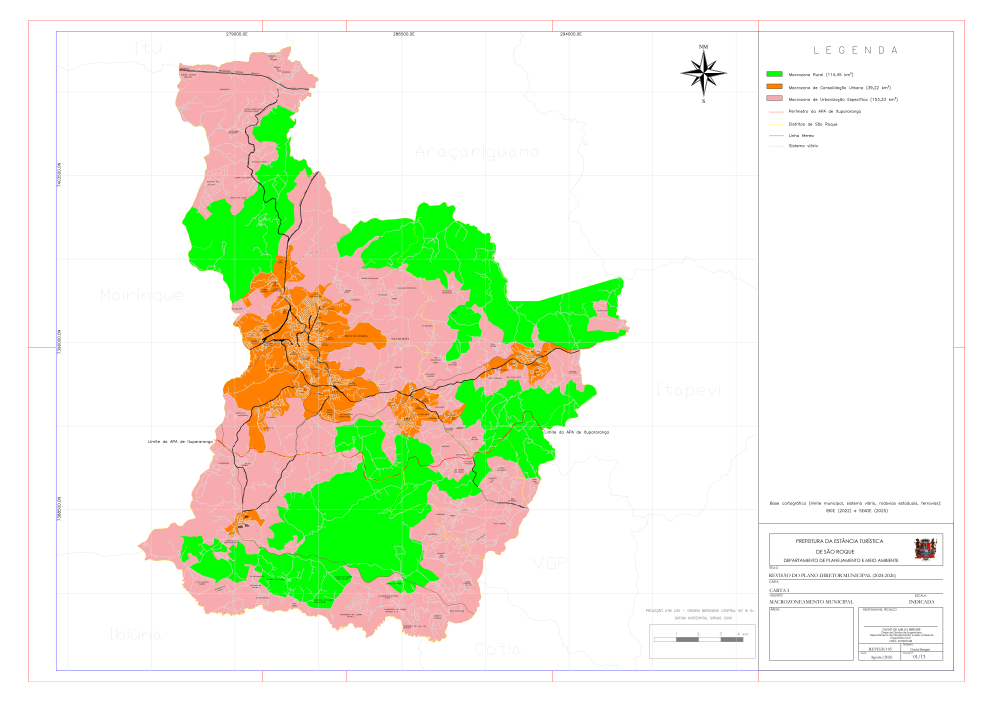
#> input picture minuta_pd2026/desmembrado/02_cartas_tecnicas/renders_png/carta_01_macrozoneamento_municipal.png, 4967 x 3509 px, found by its file name (shown at 1/5 size)
$ python locate_legend_in_png.py
#> lines starting #> are read from the running program, lines starting #| are printed output that depends on the picture
from PIL import Image
import numpy as np

img = Image.open(r"C:\Users\admin\.gemini\antigravity\scratch\sao-roque-gis-hub\minuta_pd2026\desmembrado\02_cartas_tecnicas\renders_png\carta_01_macrozoneamento_municipal.png")
#> img is the input picture: PIL image 4967x3509 RGB; mean R, G, B 231.7, 240.7, 218.4
w, h = img.size
#> w = 4967; h = 3509
print(f"Dimensões do PNG: {w} x {h}")
#| Dimensões do PNG: 4967 x 3509

# The title block is in the bottom right corner:
# In points: x in [1700, 2384], y in [0, 500]
# In image coordinates:
# scale = 150 / 72 = 2.0833
# x_img = x_pt * scale
# y_img = (1684 - y_pt) * scale
# Title block in image:
# x_img in [3540, 4967]
# y_img in [2460, 3509]

tb_crop = img.crop((3400, 2300, 4967, 3509))
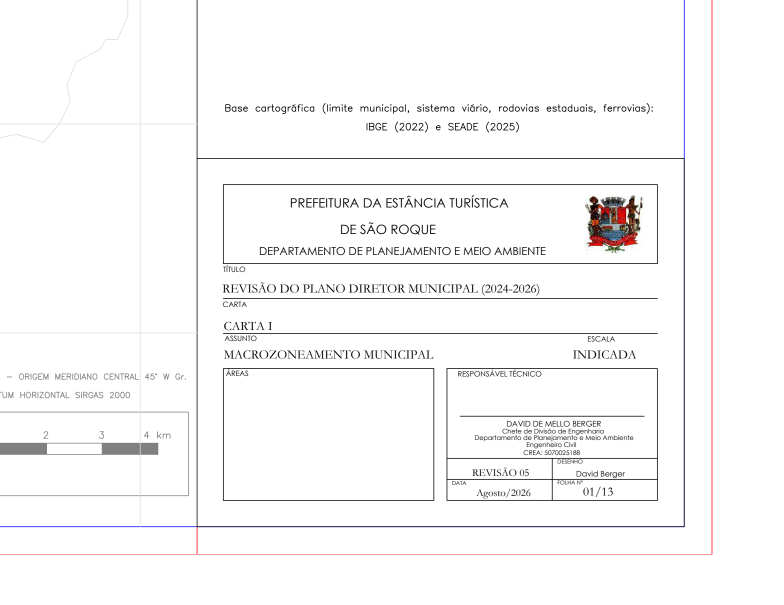
#> tb_crop: PIL image 1567x1209 RGB (shown at 1/2 size); mean R, G, B 248.6, 248, 248.1
tb_crop.save(r"C:\Users\admin\.gemini\antigravity\scratch\sao-roque-gis-hub\minuta_pd2026\desmembrado\02_cartas_tecnicas\renders_png\debug_title_block.png")
print("Salvo: debug_title_block.png")

# Now let's check what is directly above the title block:
# y_img in [1200, 2400], x_img in [3400, 4967]
above_tb_crop = img.crop((3400, 1000, 4967, 2400))
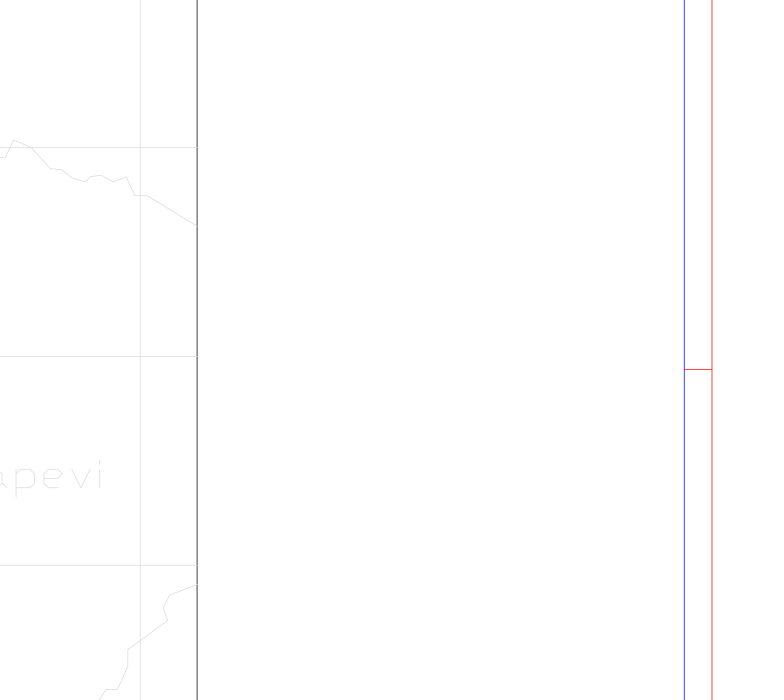
#> above_tb_crop: PIL image 1567x1400 RGB (shown at 1/2 size); mean R, G, B 254.4, 254.2, 254.4
above_tb_crop.save(r"C:\Users\admin\.gemini\antigravity\scratch\sao-roque-gis-hub\minuta_pd2026\desmembrado\02_cartas_tecnicas\renders_png\debug_above_tb.png")
print("Salvo: debug_above_tb.png")

# Check bottom center: x in [1500, 3500], y in [2700, 3509]
bot_mid_crop = img.crop((1500, 2700, 3500, 3509))
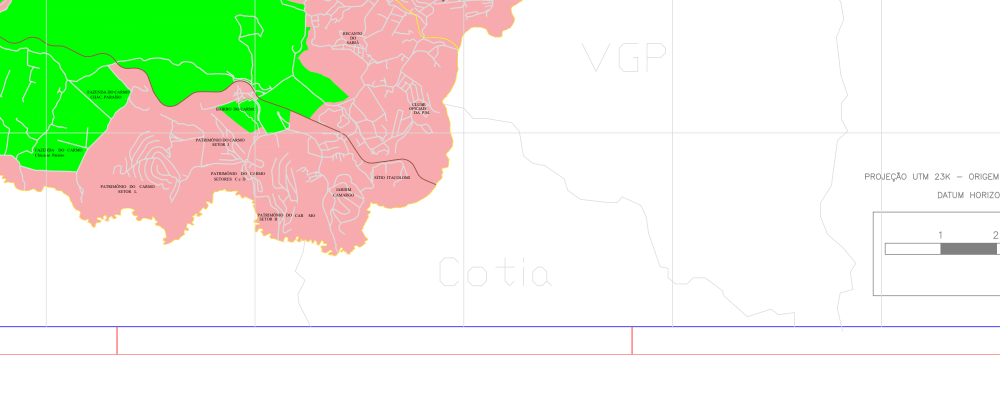
#> bot_mid_crop: PIL image 2000x809 RGB (shown at 1/2 size); mean R, G, B 228.7, 241.4, 218.9
bot_mid_crop.save(r"C:\Users\admin\.gemini\antigravity\scratch\sao-roque-gis-hub\minuta_pd2026\desmembrado\02_cartas_tecnicas\renders_png\debug_bot_mid.png")
print("Salvo: debug_bot_mid.png")

$ run again, with minuta_pd2026/desmembrado/02_cartas_tecnicas/renders_png/carta_04_zoneamento_consolidacao_urbana_sede.png copied over minuta_pd2026/desmembrado/02_cartas_tecnicas/renders_png/carta_01_macrozoneamento_municipal.png
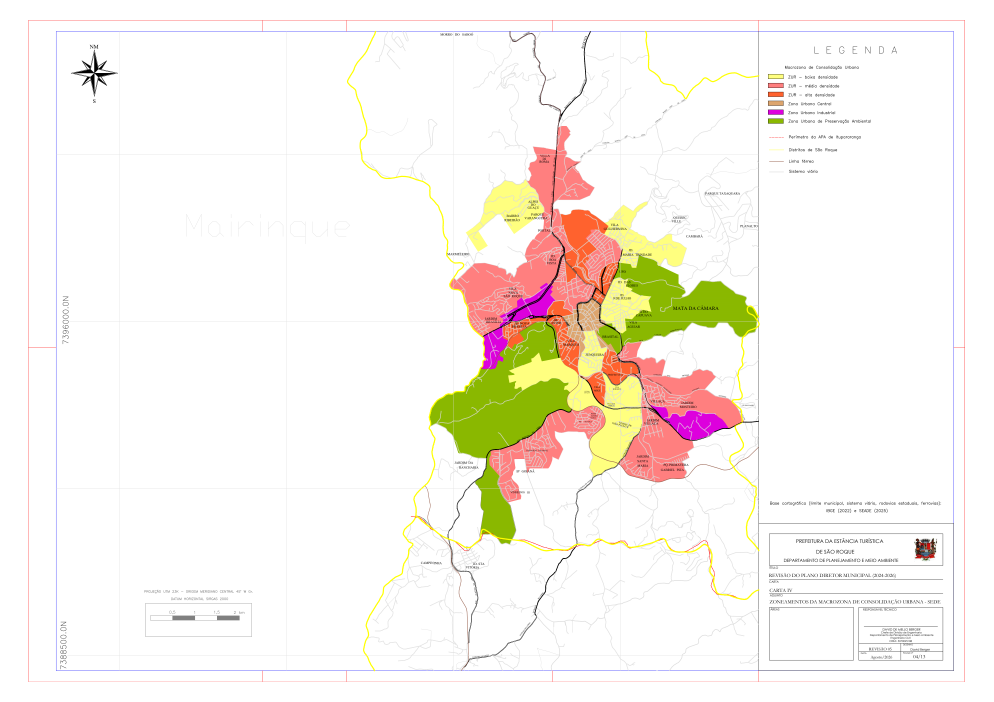
#> input picture minuta_pd2026/desmembrado/02_cartas_tecnicas/renders_png/carta_04_zoneamento_consolidacao_urbana_sede.png, 4967 x 3509 px, found by its file name (shown at 1/5 size)
#> img is the input picture: PIL image 4967x3509 RGB; mean R, G, B 249, 244.4, 237.8
#| Dimensões do PNG: 4967 x 3509
#> `above_tb_crop = img.crop((3400, 1000, 4967, 2400))`:
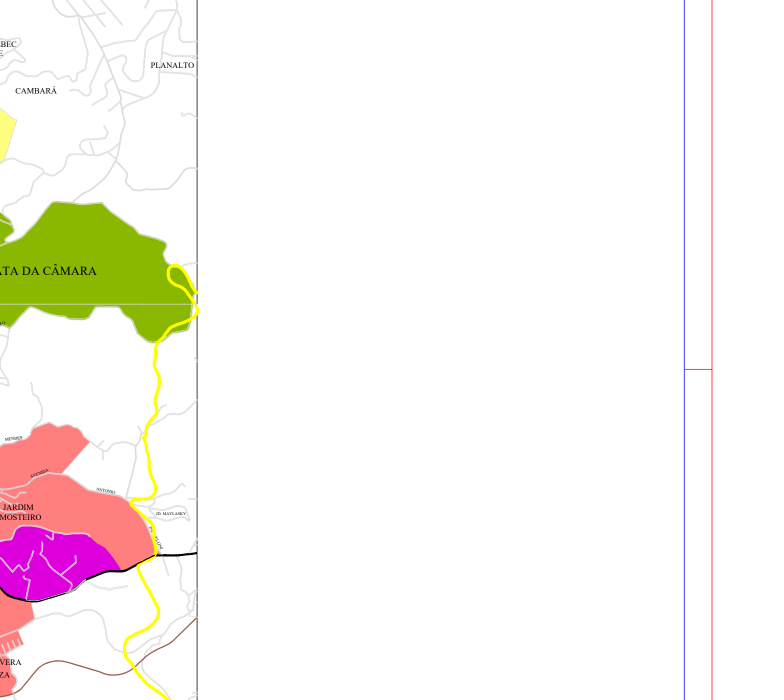
#> above_tb_crop: PIL image 1567x1400 RGB (shown at 1/2 size); mean R, G, B 249.5, 245.4, 241.1
#> `bot_mid_crop = img.crop((1500, 2700, 3500, 3509))`:
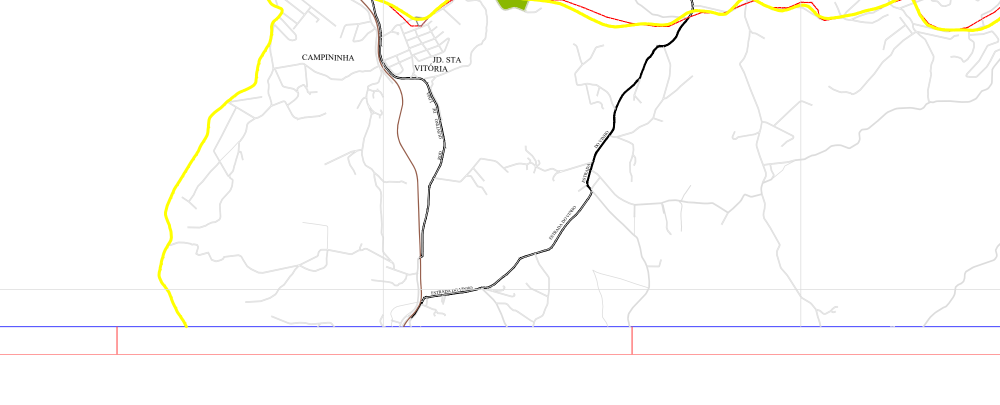
#> bot_mid_crop: PIL image 2000x809 RGB (shown at 1/2 size); mean R, G, B 252.4, 251.9, 250.4
